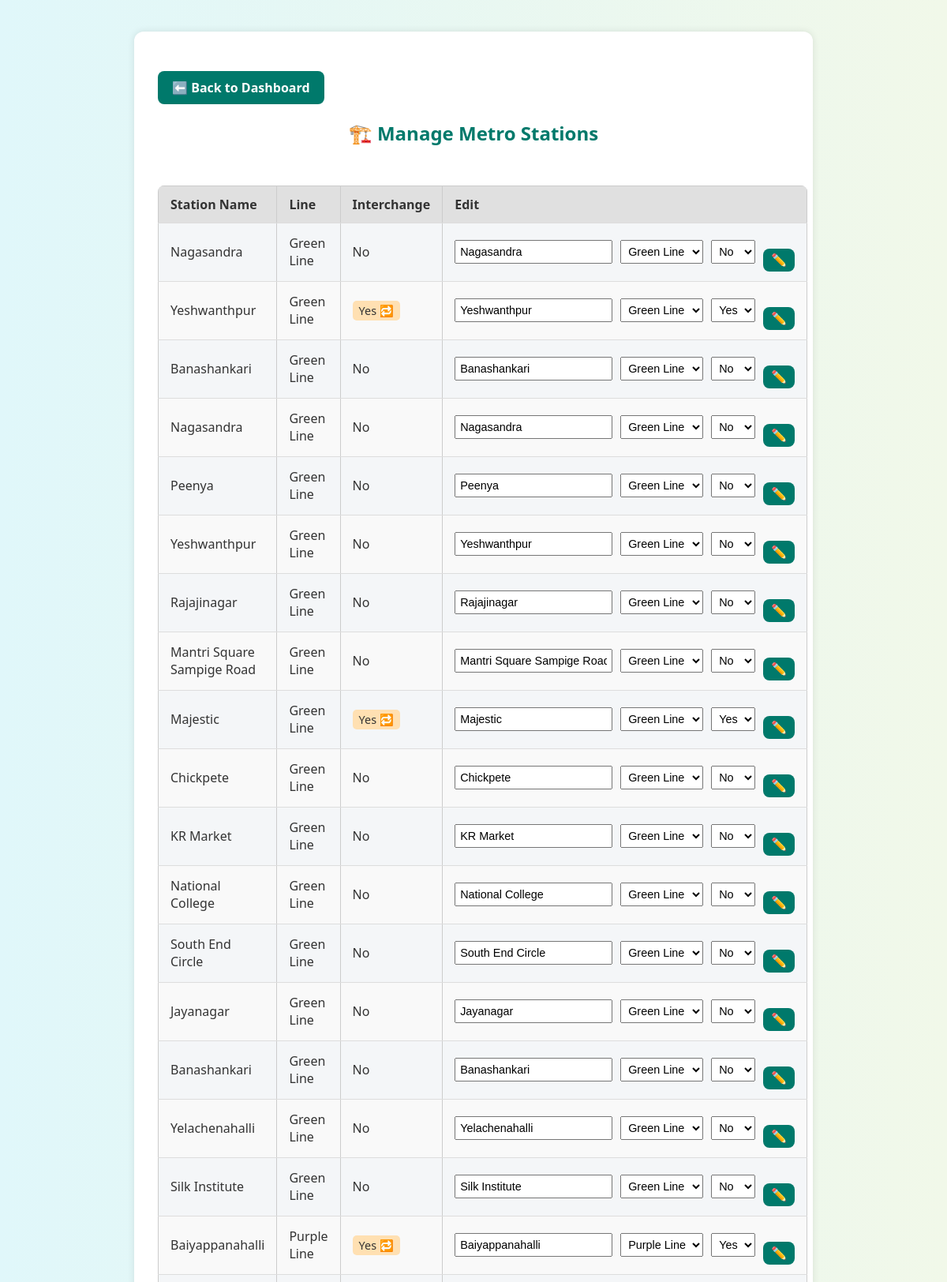
/admin/stations (upper part), run on the app's committed database.
### models.py (models this page shows)
class Station(db.Model):
    id = db.Column(db.Integer, primary_key=True)
    name = db.Column(db.String(100))
    line_id = db.Column(db.Integer, db.ForeignKey('metro_line.id'))
    is_interchange = db.Column(db.Boolean, default=False)

class MetroLine(db.Model):
    id = db.Column(db.Integer, primary_key=True)
    name = db.Column(db.String(50), unique=True)
    color = db.Column(db.String(20))
    stations = db.relationship('Station', backref='line', lazy=True)

### routes/admin_routes.py (the view)
@admin_bp.route('/admin/stations')
def view_stations():
    lines = MetroLine.query.order_by(MetroLine.name).all()
    return render_template('admin_stations.html', lines=lines)

### templates/admin_stations.html (shortened to what this page needs)
<!DOCTYPE html>
<html lang="en">
<head>
    <link rel="stylesheet" href="/static/style.css">
</head>
<body>
    <div class="container" style="max-width:800px;">
    <a href="/admin/dashboard" class="back-btn">⬅️ Back to Dashboard</a>
    <h2>🏗️ Manage Metro Stations</h2>
    <div style="display: flex; gap: 40px; align-items: flex-start; flex-wrap: wrap;">
        <div style="flex: 2;">
            <table>
                <thead>
                    <tr>
                        <th>Station Name</th>
                        <th>Line</th>
                        <th>Interchange</th>
                        <th>Edit</th>
                    </tr>
                </thead>
                <tbody>
                    {% for line in lines %}
                        {% for station in line.stations %}
                            <tr>
                                <td>{{ station.name }}</td>
                                <td>{{ line.name }}</td>
                                <td>
                                    {% if station.is_interchange %}
                                        <span class="tag">Yes 🔁</span>
                                    {% else %}
                                        No
                                    {% endif %}
                                </td>
                                <td>
                                    <form method="post" action="/admin/stations/edit/{{ station.id }}" class="form-inline">
                                        <input name="name" value="{{ station.name }}" required>
                                        <select name="line_id" required>
                                            {% for l in lines %}
                                                <option value="{{ l.id }}" {% if l.id == station.line_id %}selected{% endif %}>{{ l.name }}</option>
                                            {% endfor %}
                                        </select>
                                        <select name="is_interchange">
                                            <option value="false" {% if not station.is_interchange %}selected{% endif %}>No</option>
                                            <option value="true" {% if station.is_interchange %}selected{% endif %}>Yes</option>
                                        </select>
                                        <button type="submit" class="btn">✏️</button>
                                    </form>
                                </td>
                            </tr>
                        {% endfor %}
                    {% endfor %}
                </tbody>
            </table>
        </div>
    </div>
</div>
</body>
</html>

### static/style.css (style rules this page uses)
body { font-family: 'Segoe UI', sans-serif; background: linear-gradient(to right, #e0f7fa, #f1f8e9); margin: 0; padding: 40px; color: #333; transition: background 0.5s, color 0.5s; }
.btn { background-color: #00796b; color: white; padding: 12px 20px; text-decoration: none; border-radius: 8px; font-weight: bold; transition: background 0.3s; }
.container { max-width: 600px; margin: auto; background: #ffffff; padding: 30px; border-radius: 12px; box-shadow: 0 0 10px rgba(0,0,0,0.1); }
h2 { text-align: center; color: #00796b; margin-bottom: 20px; }
.btn { margin-top: 20px; width: 50%; background-color: #00796b; color: white; padding: 12px; border: none; border-radius: 8px; font-size: 16px; cursor: pointer; text-align: center; }
table { width: 100%; border-collapse: collapse; margin-top: 20px; }
th, td { padding: 12px; border: 1px solid #ccc; text-align: left; }
th { background-color: #f0f0f0; color: #333; }
tr:nth-child(even) { background-color: #f9f9f9; }
.back-btn { display: inline-block; margin-top: 20px; padding: 10px 18px; background-color: #00796b; color: white; text-decoration: none; border-radius: 8px; font-weight: bold; transition: background 0.3s; }

### templates/admin_stations.html (style rules this page uses)
table { width: 100%; border-collapse: collapse; margin-top: 30px; background-color: #f4f6f8; border-radius: 8px; overflow: hidden; }
th, td { padding: 12px 15px; border-bottom: 1px solid #ddd; text-align: left; }
th { background-color: #e0e0e0; }
.tag { background-color: #ffe0b2; padding: 3px 8px; border-radius: 5px; font-size: 0.9em; }
.form-inline { display: flex; gap: 10px; align-items: center; }
.form-inline input, .form-inline select { padding: 5px; font-size: 0.9em; }
.form-inline button { padding: 5px 10px; }

### data on the page
MetroLine: name "Green Line"
Station: name "Nagasandra", shows "No", line_id "Green Line", is_interchange "No"
Station: name "Yeshwanthpur", shows "Yes 🔁", line_id "Green Line", is_interchange "Yes"
Station: name "Banashankari", shows "No", line_id "Green Line", is_interchange "No"
Station: name "Nagasandra", shows "No", line_id "Green Line", is_interchange "No"
Station: name "Peenya", shows "No", line_id "Green Line", is_interchange "No"
Station: name "Yeshwanthpur", shows "No", line_id "Green Line", is_interchange "No"
Station: name "Rajajinagar", shows "No", line_id "Green Line", is_interchange "No"
Station: name "Mantri Square Sampige Road", shows "No", line_id "Green Line", is_interchange "No"
Station: name "Majestic", shows "Yes 🔁", line_id "Green Line", is_interchange "Yes"
Station: name "Chickpete", shows "No", line_id "Green Line", is_interchange "No"
Station: name "KR Market", shows "No", line_id "Green Line", is_interchange "No"
Station: name "National College", shows "No", line_id "Green Line", is_interchange "No"
Station: name "South End Circle", shows "No", line_id "Green Line", is_interchange "No"
Station: name "Jayanagar", shows "No", line_id "Green Line", is_interchange "No"
Station: name "Banashankari", shows "No", line_id "Green Line", is_interchange "No"
Station: name "Yelachenahalli", shows "No", line_id "Green Line", is_interchange "No"
Station: name "Silk Institute", shows "No", line_id "Green Line", is_interchange "No"
MetroLine: name "Purple Line"
Station: name "Baiyappanahalli", shows "Yes 🔁", line_id "Purple Line", is_interchange "Yes"
